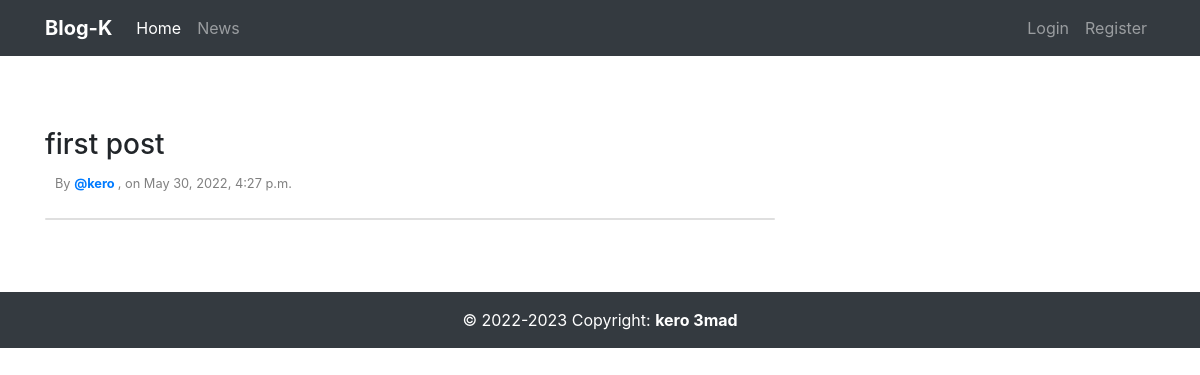
The page /posts/first-post on the database its author committed.
### posts/models.py (models this page shows, shortened)
class Post(models.Model):
    title = models.TextField()
    body = models.CharField(max_length=50)
    image = models.CharField(max_length=200)
    created_at = models.DateTimeField(auto_now_add=True)
    updated_at =  models.DateTimeField(auto_now=True)
    slug = models.SlugField(default=" ")
    user = models.ForeignKey(User, on_delete=models.CASCADE,null=True,related_name='posts')
    tags = models.ManyToManyField('posts.Tag',related_name='posts')

### posts/views.py (the view)
# urls.py: path('<slug:slug>',views.findBySlug),
def findBySlug(request,slug):
    post = Post.objects.get(slug=slug)  #col=val
    context = {
        'post': post
    }
    return render(request,'posts/show.html', context)

### posts/templates/posts/show.html (shortened to what this page needs)
{% extends 'posts/layout.html' %}
{% block content %}
<section class="mt-4">
    <div class="row">
        <div class="col-md-8 mb-4">
            <h3 class="my-2">{{ post.title }} </h3>
            <small id="article-meta">By
                <strong>
                    <a href="#">@{{post.user.username}}
                        </a>
                </strong>, on {{post.updated_at}}
            </small>
            <div class="card my-4 mb-4">
            </div>
{% endblock %}

### posts/templates/posts/layout.html (style rules this page uses)
#article-meta { color: gray; margin-left: 10px; }

### rows shown on the page
Post: title "first post", user.username "kero", updated_at "May 30, 2022, 4:27 p.m."
